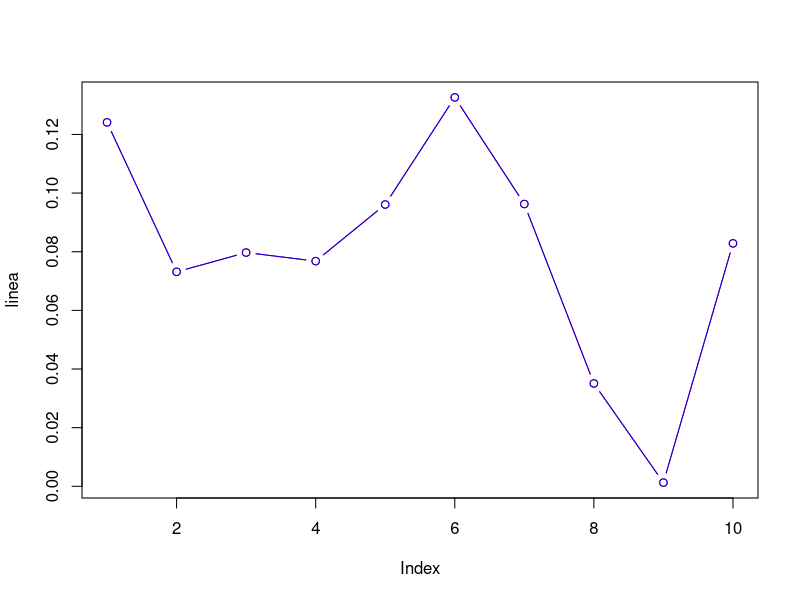

R code for this plot:
kansdichtheid <- function(x, mean = 0, sd = 1){
  output <- (1/(sd*sqrt(2*pi))*exp(-((x-mean)^2)/(2*sd^2)))
  return(output)
}

w<-rnorm(10,10,3)
linea = dnorm(w,7,3)
lineb = kansdichtheid(w,7,3)

plot(x = linea, type = 'n')
lines(linea, type="b", col="red")
lines(lineb, type="b", col="blue")